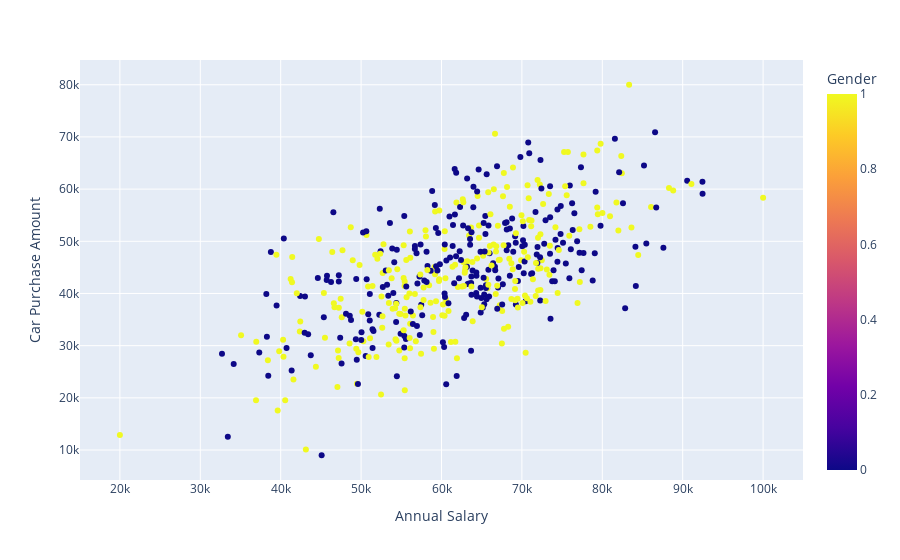

Write notebook code for a chart like this one.
### Code cell
fig = px.scatter(data_frame=df, x='Annual Salary', y='Car Purchase Amount', color='Gender')
fig.show()

### Figure 1 — Plotly figure (JSON) as saved in the notebook; plotly's stock layout.template omitted (floating-point values rounded to 4 significant figures; data arrays with more than 128 entries replaced by an {"elided": "..."} marker saying what was removed)
{"data": [{"hovertemplate": "Annual Salary=%{x}<br>Car Purchase Amount=%{y}<br>Gender=%{marker.color}<extra></extra>", "legendgroup": "", "marker": {"color": {"elided": "500 int values"}, "coloraxis": "coloraxis", "symbol": "circle"}, "mode": "markers", "name": "", "orientation": "v", "showlegend": false, "type": "scatter", "x": {"elided": "500 float values"}, "xaxis": "x", "y": {"elided": "500 float values"}, "yaxis": "y"}], "layout": {"coloraxis": {"colorbar": {"title": {"text": "Gender"}}, "colorscale": [[0, "#0d0887"], [0.1111, "#46039f"], [0.2222, "#7201a8"], [0.3333, "#9c179e"], [0.4444, "#bd3786"], [0.5556, "#d8576b"], [0.6667, "#ed7953"], [0.7778, "#fb9f3a"], [0.8889, "#fdca26"], [1, "#f0f921"]]}, "legend": {"tracegroupgap": 0}, "margin": {"t": 60}, "xaxis": {"anchor": "y", "domain": [0, 1], "title": {"text": "Annual Salary"}}, "yaxis": {"anchor": "x", "domain": [0, 1], "title": {"text": "Car Purchase Amount"}}}}
